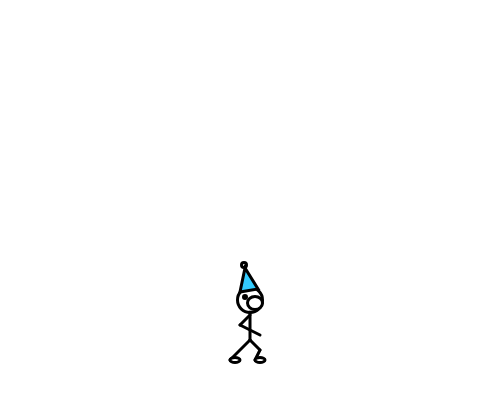
Frame 1 (no input)
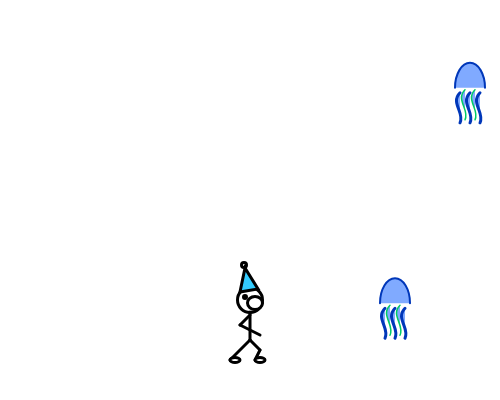
Frame 60 (no input)
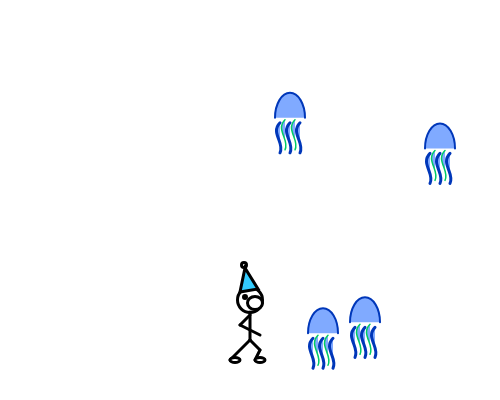
Frame 120 (the mouse pressed at the canvas centre since frame 60)

The p5.js sketch that drew these frames (run headless with seeded random() and noise() and a simulated clock; from frame 60 on, the mouse is pressed at the canvas centre):

// p5.js sketch
// ── sketch.js


//create an empty array called balls
let balls = [];

//create a variable to hold your avatar
let me;


function setup() {
  createCanvas(500, 400);
  angleMode(DEGREES);

  //make one avatar called me
  me = new Avatar(width/2, 300, 3);

}

function draw(){
	background(255,255,255);

  me.drawMe();
  me.moveMe();

  if (frameCount % 25 == 0) {
      let  b = new Ball(width, random(0,height), -3);
      balls.push(b);
      console.log(balls); //print the balls array to the console
    }

//	draw all the balls in that array
	for (let i = 0; i < balls.length; i++) {
	 	      balls[i].drawBall();
       	  balls[i].moveBall();
        	balls[i].bounceBall();
	  }

}

//avatar class
class Avatar {

	constructor(x,y, speed){ //every avatar needs an x value, a y value, and a speed
		    this.x = x;
    		this.y = y;
        this.speed = speed;
	}

	drawMe(){  // draw the running person
    		stroke(0,0,0);
        strokeWeight(3);
    		fill(255,255,255);
		    ellipse(this.x, this.y, 25, 25); //head
        ellipse(this.x+5, this.y+3, 15,13); //mouth
        ellipse(this.x-5, this.y-3, 3, 3); //eye
        line(this.x,this.y+12, this.x, this.y+40); //torso
        line(this.x, this.y+40, this.x-20, this.y+60); //left leg
        ellipse(this.x-15, this.y+60, 10, 5); //left shoe
        line(this.x, this.y+40, this.x+10, this.y+50); //right leg
        line(this.x+10, this.y+50, this.x+5, this.y+60); //right leg
        ellipse(this.x+10, this.y+60, 10, 5); //right shoe
        line(this.x, this.y+15, this.x-10, this.y+25);
        line(this.x-10, this.y+25, this.x+10, this.y+35);
        fill(51,204,255);
        triangle(this.x-10,this.y-8,this.x+8,this.y-11,this.x-5,this.y-32);
        noFill();
        ellipse(this.x-6,this.y-35,5,5);
	}

	moveMe(){
    if (keyIsDown(UP_ARROW)) { //if you hold the up arrow, move up by speed
       this.y -= this.speed;
    }

    if (keyIsDown(DOWN_ARROW)) { // if you hold the down arrow, move down by speed
        this.y += this.speed;
    }

    if (keyIsDown(LEFT_ARROW)) { // if you hold the left arrow, move down by speed
        this.x -= this.speed;
    }

    if (keyIsDown(RIGHT_ARROW)) { // if you hold the left arrow, move down by speed
        this.x += this.speed;
    }
	}

  die(){

  }

}


//ball class from which to create new balls with similar properties.
class Ball {

	//every ball needs an x value, a y value, and a speed
	constructor(x,y, speed){
		this.x = x;
    this.y = y;
    this.speed = speed;
	}

	// draw a ball on the screen at x,y
	drawBall(){
    	stroke(0,55,185);
      strokeWeight(2);
    	fill(128, 170, 255);
      arc(this.x, this.y, 30, 50, 180, 0);
      strokeWeight(3);
      bezier(this.x-10,this.y+5,this.x-20,this.y+15,this.x-5,this.y+25,this.x-10,this.y+35);
      bezier(this.x,this.y+5,this.x-10,this.y+15,this.x+5,this.y+25,this.x,this.y+35);
      bezier(this.x+10,this.y+5,this.x,this.y+15,this.x+15,this.y+25,this.x+10,this.y+35);

      stroke(0,204,102);
      strokeWeight(1.5);
      bezier(this.x-5,this.y+2,this.x-15,this.y+12,this.x,this.y+22,this.x-5,this.y+32);
      bezier(this.x+5,this.y+2,this.x-5,this.y+12,this.x+10,this.y+22,this.x+5,this.y+32);

	}

	//update the location of the ball, so it moves across the screen
	moveBall(){
		this.x = this.x+ this.speed;
		this.y = this.y+.5;
	}

	//if the ball hits the person, change the speed value to negative (send it in the opposite direction)
  	bounceBall(){
    		if (this.x >= me.x-20 && this.x <= me.x+20 && this.y > me.y-40 && this.y < me.y+80){
      			this.speed = -this.speed;
    		}
  	}

}
